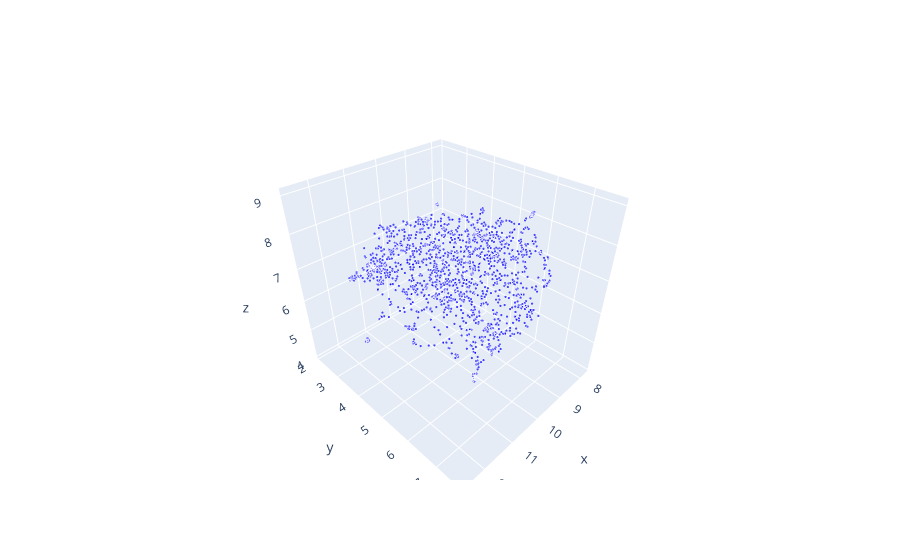

The notebook cell saved with this chart:
### Markdown cell above
I queried several nouns (“house,” “car,” “dog”), verbs (“play,” “sing”), function words (“the,” “and”), and the word “dominican.” The results were mixed. The clearest semantic structure appeared for “dominican,” which strongly associated with “republic,” and for “play,” which returned related forms like “playing,” “moves,” and “beat.” I was surprised that “dominican,” despite being relatively rare, produced such a clean neighborhood; this is likely because its occurrences are dominated by the fixed phrase “Dominican Republic,” giving it a highly consistent context distribution. In general, rare words tend to produce noisier neighbors because they appear in fewer training examples, leading to fewer gradient updates and less stable estimates of their surrounding context distribution. In contrast, words like “dog” and “car” produced more diffuse and less clearly related neighbors, and “sing” mapped mostly to other common verbs such as “going,” “get,” “go,” “agree,” and “know,” suggesting weak semantic specificity. Function words like “the” and “and” showed similarly uninformative neighborhoods. Overall, the embeddings capture some meaningful semantic relationships, but many remain noisy, likely due to limited training data and training time.

### Code cell
plot_embeddings(
    umap3,
    plot_words,
)

### Figure 1 — Plotly figure (JSON) as saved in the notebook; plotly's stock layout.template omitted (floating-point values rounded to 4 significant figures; data arrays with more than 128 entries replaced by an {"elided": "..."} marker saying what was removed)
{"data": [{"hoverinfo": "text", "marker": {"color": {"elided": "1500 str values"}, "size": {"elided": "1500 int values"}}, "mode": "markers", "text": {"elided": "1500 str values"}, "type": "scatter3d", "x": {"elided": "1500 float values"}, "y": {"elided": "1500 float values"}, "z": {"elided": "1500 float values"}}], "layout": {}}
